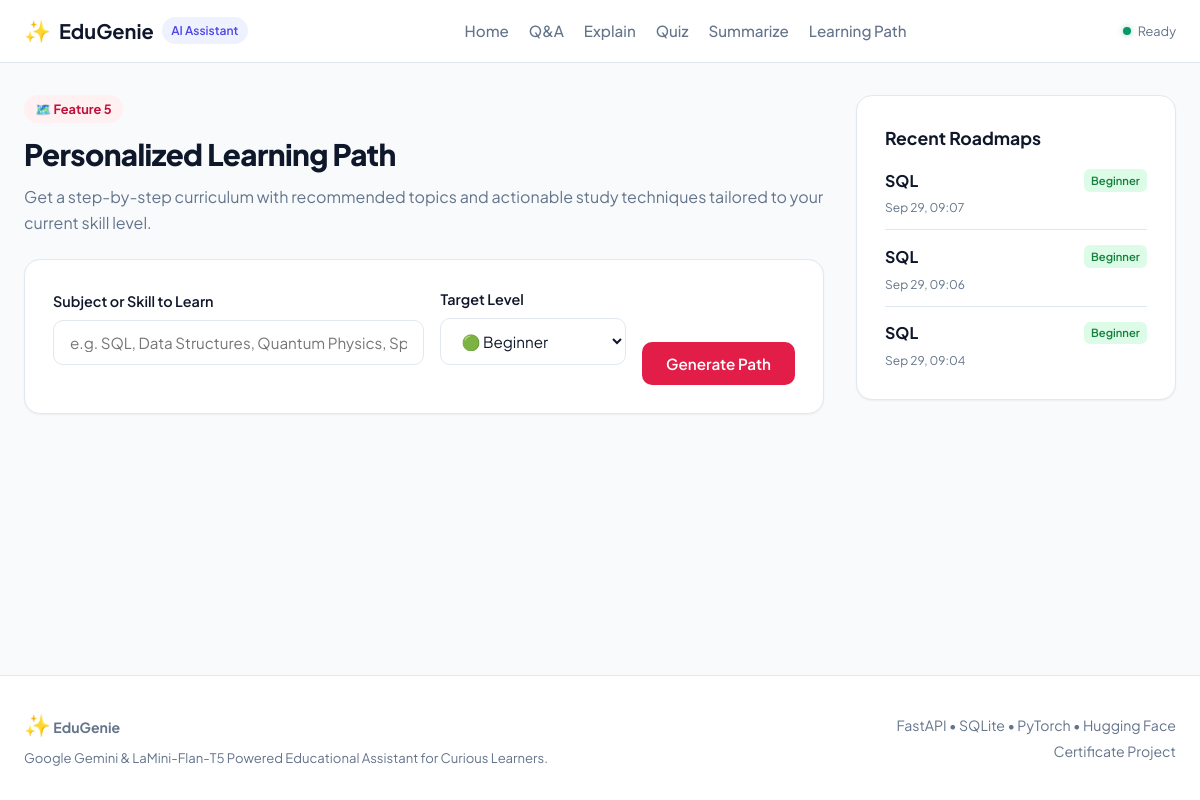
Page /learn on the committed database.
### app/database/models.py (models this page shows)
class LearningPath(Base):
    __tablename__ = "LEARNING_PATH"
    PathID = Column(Integer, primary_key=True, index=True, autoincrement=True)
    QueryID = Column(Integer, ForeignKey("USER_QUERY.QueryID"), nullable=False)
    Topic = Column(String(200), nullable=False)
    Level = Column(String(50), nullable=False)  # Beginner, Intermediate, Advanced
    RecommendedTopics = Column(Text, nullable=False)  # JSON or structured markdown
    CreatedAt = Column(DateTime, default=lambda: datetime.datetime.now(datetime.timezone.utc), nullable=False)
    query = relationship("UserQuery", back_populates="learning_paths")

### app/routers/learn.py (the view)
@router.get("/learn", response_class=HTMLResponse)
def get_learn_page(request: Request, db: Session = Depends(get_db)):
    recent_paths = (
        db.query(models.LearningPath)
        .order_by(models.LearningPath.CreatedAt.desc())
        .limit(5)
        .all()
    )
    return templates.TemplateResponse(
        request=request,
        name="learn.html",
        context={
            "page_title": "EduGenie - Learning Path & Recommendations",
            "recent_paths": recent_paths
        }
    )

### app/templates/learn.html (shortened to what this page needs)
{% extends "base.html" %}
{% block content %}
<div class="tool-layout">
    <div class="tool-main">
        <div class="tool-header">
            <div class="tool-badge bg-rose-subtle">🗺️ Feature 5</div>
            <h1>Personalized Learning Path</h1>
            <p>Get a step-by-step curriculum with recommended topics and actionable study techniques tailored to your current skill level.</p>
        </div>
        <div class="card form-card">
            <form id="learnForm" method="POST" action="/learn">
                <div class="form-row">
                    <div class="form-group flex-2">
                        <label for="topic">Subject or Skill to Learn</label>
                        <input
                            type="text"
                            id="topic"
                            name="topic"
                            placeholder="e.g. SQL, Data Structures, Quantum Physics, Spanish Grammar"
                            value="{{ topic if topic else '' }}"
                            required
                            class="form-control"
                            autocomplete="off"
                        >
                    </div>
                    <div class="form-group flex-1">
                        <label for="level">Target Level</label>
                        <select id="level" name="level" class="form-control form-select">
                            <option value="Beginner" {% if not level or level == 'Beginner' %}selected{% endif %}>🟢 Beginner</option>
                        </select>
                    </div>
                    <div class="form-actions">
                        <button type="submit" class="btn btn-primary btn-rose" id="learnSubmitBtn">
                            <span class="btn-text">Generate Path</span>
                        </button>
                    </div>
                </div>
            </form>
        </div>
    </div>
    <aside class="tool-sidebar">
        <div class="card sidebar-card">
            <h3>Recent Roadmaps</h3>
            {% if recent_paths %}
            <ul class="recent-list">
                {% for p in recent_paths %}
                <li class="recent-item">
                    <div class="recent-path-header">
                        <strong>{{ p.Topic }}</strong>
                        <span class="badge-mini badge-{{ p.Level.lower() }}">{{ p.Level }}</span>
                    </div>
                    <span class="recent-date">{{ p.CreatedAt.strftime('%b %d, %H:%M') }}</span>
                </li>
                {% endfor %}
            </ul>
            {% else %}
            <p class="text-muted">No learning paths generated yet.</p>
            {% endif %}
        </div>
    </aside>
</div>
{% endblock %}

### app/static/css/style.css (style rules this page uses)
:root { --primary: #4f46e5; --primary-hover: #4338ca; --primary-subtle: #eef2ff; --text-main: #0f172a; --text-muted: #64748b; --bg-page: #f8fafc; --bg-card: #ffffff; --border-color: #e2e8f0; --border-focus: #818cf8; --success: #059669; --success-bg: #ecfdf5; --error: #dc2626; --error-bg: #fef2f2; --warning: #d97706; --warning-bg: #fffbeb; --blue: #2563eb; --purple: #7c3aed; --amber: #d97706; --emerald: #059669; --rose: #e11d48; --radius-sm: 6px; --radius-md: 10px; --radius-lg: 16px; --radius-full: 9999px; --shadow-sm: 0 1px 2px 0 rgba(0, 0, 0, 0.05); --shadow-md: 0 4px 6px -1px rgba(0, 0, 0, 0.1), 0 2px 4px -2px rgba(0, 0, 0, 0.05); --shadow-lg: 0 10px 15px -3px rgba(0, 0, 0, 0.1), 0 4px 6px -4px rgba(0, 0, 0, 0.05); --font-sans: 'Plus Jakarta Sans', system-ui, -apple-system, sans-serif; --font-mono: 'JetBrains Mono', monospace; }
* { box-sizing: border-box; margin: 0; padding: 0; }
body { font-family: var(--font-sans); background-color: var(--bg-page); color: var(--text-main); line-height: 1.6; display: flex; flex-direction: column; min-height: 100vh; }
.badge-mini { font-size: 0.7rem; padding: 0.15rem 0.45rem; border-radius: var(--radius-sm); font-weight: 600; }
.badge-beginner { background: #dcfce7; color: #15803d; }
.bg-rose-subtle { background: #fff1f2; color: #be123c; }
.tool-layout { display: grid; grid-template-columns: 1fr 320px; gap: 2rem; align-items: flex-start; }
.tool-header { margin-bottom: 1.5rem; }
.tool-badge { display: inline-block; padding: 0.25rem 0.7rem; font-size: 0.8rem; font-weight: 700; border-radius: var(--radius-full); margin-bottom: 0.5rem; }
.tool-header h1 { font-size: 1.85rem; font-weight: 800; letter-spacing: -0.02em; margin-bottom: 0.35rem; }
.tool-header p { color: var(--text-muted); font-size: 1rem; }
.card { background: var(--bg-card); border: 1px solid var(--border-color); border-radius: var(--radius-lg); padding: 1.75rem; box-shadow: var(--shadow-sm); }
.form-group { margin-bottom: 1.25rem; }
.form-group label { display: block; font-weight: 600; font-size: 0.9rem; margin-bottom: 0.4rem; }
.form-control { width: 100%; padding: 0.75rem 1rem; font-family: inherit; font-size: 0.95rem; border: 1px solid var(--border-color); border-radius: var(--radius-md); background: #fff; color: var(--text-main); transition: border-color 0.15s ease, box-shadow 0.15s ease; }
.form-row { display: flex; gap: 1rem; align-items: flex-end; }
.flex-1 { flex: 1; }
.flex-2 { flex: 2; }
.form-actions { display: flex; align-items: flex-end; }
.btn { display: inline-flex; align-items: center; justify-content: center; padding: 0.75rem 1.5rem; font-family: inherit; font-size: 0.95rem; font-weight: 600; border-radius: var(--radius-md); border: none; cursor: pointer; transition: background-color 0.15s ease, transform 0.1s ease; white-space: nowrap; }
.btn-primary { background: var(--primary); color: #fff; }
.btn-rose { background: var(--rose); color: #fff; }
.sidebar-card h3 { font-size: 1.1rem; font-weight: 700; margin-bottom: 1rem; }
.recent-list { list-style: none; display: flex; flex-direction: column; gap: 0.85rem; }
.recent-item { border-bottom: 1px solid var(--border-color); padding-bottom: 0.65rem; }
.recent-item:last-child { border-bottom: none; padding-bottom: 0; }
.recent-date { font-size: 0.75rem; color: var(--text-muted); }
.recent-path-header { display: flex; justify-content: space-between; align-items: center; }

### rows in the picture
LearningPath: Topic "SQL", Level "Beginner", CreatedAt "Sep 29, 09:07"
LearningPath: Topic "SQL", Level "Beginner", CreatedAt "Sep 29, 09:06"
LearningPath: Topic "SQL", Level "Beginner", CreatedAt "Sep 29, 09:04"
